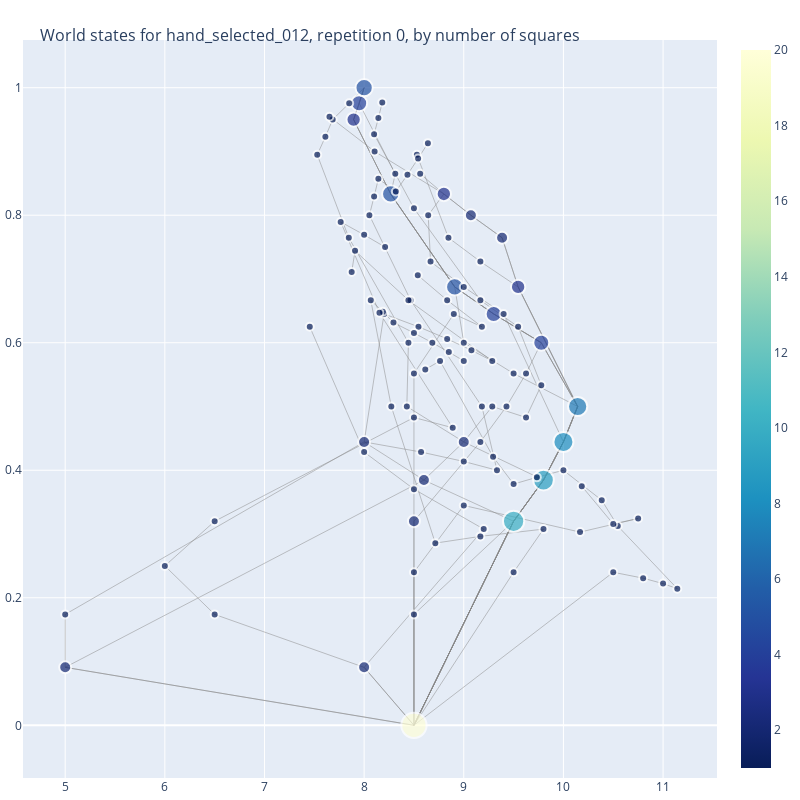

Notebook code for this chart:
### Code cell
fig = go.Figure(data=[edge_trace, node_trace],
             layout=go.Layout(
                title='<br>World states for ' + str(target) +', repetition '+ str(rep) +', by number of squares',
                titlefont_size=16,
                showlegend=False,
                hovermode='closest',
                margin=dict(b=20,l=5,r=5,t=40),
                annotations=[ dict(
                    text="",
                    showarrow=False,
                    xref="paper", yref="paper",
                    x=0.005, y=-0.002 ) ])
                #xaxis=dict(showgrid=False, zeroline=False, showticklabels=False))
                #yaxis=dict(showgrid=False, zeroline=False, showticklabels=False))
                )

fig.update_layout(
    width=800,
    height=800
)

fig.show()

### Figure 1 — Plotly figure (JSON) as saved in the notebook; plotly's stock layout.template omitted (floating-point values rounded to 4 significant figures; data arrays with more than 128 entries replaced by an {"elided": "..."} marker saying what was removed)
{"data": [{"hoverinfo": "none", "line": {"color": "#888", "width": 0.5}, "mode": "lines", "type": "scatter", "x": {"elided": "564 float values"}, "y": {"elided": "564 float values"}}, {"hoverinfo": "text", "marker": {"color": [20, 10, 2, 1, 1, 1, 1, 9, 1, 2, 1, 1, 8, 1, 2, 1, 2, 1, 1, 7, 1, 1, 1, 1, 1, 1, 1, 4, 1, 1, 1, 1, 1, 4, 1, 1, 1, 5, 1, 1, 1, 3, 1, 1, 1, 1, 1, 5, 3, 1, 1, 1, 3, 1, 1, 1, 1, 1, 1, 4, 1, 1, 1, 1, 5, 1, 1, 1, 1, 2, 2, 1, 1, 1, 1, 1, 1, 1, 1, 1, 1, 1, 1, 1, 1, 1, 1, 1, 1, 1, 1, 1, 1, 1, 1, 1, 1, 1, 1, 1, 2, 1, 1, 1, 1, 1, 1, 1, 1, 1, 1, 1, 1, 1, 2, 1, 1, 1, 1, 1, 1, 1, 1, 1], "colorscale": [[0, "rgb(255,255,217)"], [0.125, "rgb(237,248,177)"], [0.25, "rgb(199,233,180)"], [0.375, "rgb(127,205,187)"], [0.5, "rgb(65,182,196)"], [0.625, "rgb(29,145,192)"], [0.75, "rgb(34,94,168)"], [0.875, "rgb(37,52,148)"], [1, "rgb(8,29,88)"]], "line": {"width": 2}, "reversescale": true, "showscale": true, "size": [25.29, 21.29, 12, 8, 8, 8, 8, 20.68, 8, 12, 8, 8, 20, 8, 12, 8, 12, 8, 8, 19.23, 8, 8, 8, 8, 8, 8, 8, 16, 8, 8, 8, 8, 8, 16, 8, 8, 8, 17.29, 8, 8, 8, 14.34, 8, 8, 8, 8, 8, 17.29, 14.34, 8, 8, 8, 14.34, 8, 8, 8, 8, 8, 8, 16, 8, 8, 8, 8, 17.29, 8, 8, 8, 8, 12, 12, 8, 8, 8, 8, 8, 8, 8, 8, 8, 8, 8, 8, 8, 8, 8, 8, 8, 8, 8, 8, 8, 8, 8, 8, 8, 8, 8, 8, 8, 12, 8, 8, 8, 8, 8, 8, 8, 8, 8, 8, 8, 8, 8, 12, 8, 8, 8, 8, 8, 8, 8, 8, 8]}, "mode": "markers", "type": "scatter", "x": [8.5, 9.5, 8.5, 10.5, 6.5, 8.5, 9.5, 9.8, 9.2, 8.6, 10.8, 9.8, 10, 8.5, 9, 11, 8, 9.167, 9.167, 10.14, 8, 9.286, 8.429, 11.14, 8.571, 9.429, 8.714, 9.778, 9.778, 8.444, 9, 8.889, 9.333, 9.3, 8.9, 9.4, 8.2, 8.909, 7.455, 9.545, 9.182, 9.545, 10.55, 9.182, 9, 8.273, 8.545, 8.267, 8.8, 9.733, 8.467, 8.067, 7.895, 7.684, 8.105, 8.211, 8.053, 10.18, 8.684, 7.95, 8.1, 7.85, 8.1, 8.85, 8, 8.143, 8.762, 8.143, 9, 8, 5, 8.5, 6.5, 5, 9.625, 8.5, 9.5, 8.5, 9, 9.625, 9, 9.167, 8.833, 9.167, 10.17, 8.667, 8.833, 8.5, 9.5, 8.312, 10.75, 8.188, 8.562, 8.182, 8.614, 8.318, 7.909, 8.538, 8.846, 7.846, 9.385, 10.38, 8.154, 9.077, 8.529, 7.529, 9.294, 7.765, 10.5, 8.294, 7.611, 8, 8.5, 8.444, 9.071, 10, 8.643, 9.286, 7.652, 8.435, 6, 8.542, 7.875, 8.64], "y": [0, 0.32, 0.32, 0.24, 0.32, 0.24, 0.24, 0.3846, 0.3077, 0.3846, 0.2308, 0.3077, 0.4444, 0.3704, 0.4444, 0.2222, 0.4444, 0.4444, 0.2963, 0.5, 0.4286, 0.5, 0.5, 0.2143, 0.4286, 0.5, 0.2857, 0.6, 0.5333, 0.6, 0.6, 0.4667, 0.4, 0.6452, 0.6452, 0.6452, 0.6452, 0.6875, 0.625, 0.625, 0.625, 0.6875, 0.3125, 0.5, 0.6875, 0.5, 0.625, 0.8333, 0.8333, 0.3889, 0.6667, 0.6667, 0.95, 0.95, 0.9, 0.75, 0.8, 0.375, 0.6, 0.9756, 0.9268, 0.9756, 0.8293, 0.5854, 1, 0.9524, 0.5714, 0.8571, 0.5714, 0.09091, 0.09091, 0.1739, 0.1739, 0.1739, 0.4828, 0.5517, 0.5517, 0.4828, 0.4138, 0.5517, 0.3448, 0.6667, 0.6667, 0.7273, 0.303, 0.7273, 0.6061, 0.8108, 0.3784, 0.8649, 0.3243, 0.6486, 0.8649, 0.9767, 0.5581, 0.8372, 0.7442, 0.7059, 0.7647, 0.7647, 0.7647, 0.3529, 0.6471, 0.5882, 0.8947, 0.8947, 0.4211, 0.7895, 0.3158, 0.6316, 0.9231, 0.7692, 0.6154, 0.6667, 0.8, 0.4, 0.8, 0.5714, 0.9545, 0.8636, 0.25, 0.8889, 0.7111, 0.913]}], "layout": {"annotations": [{"showarrow": false, "text": "", "x": 0.005, "xref": "paper", "y": -0.002, "yref": "paper"}], "height": 800, "hovermode": "closest", "margin": {"b": 20, "l": 5, "r": 5, "t": 40}, "showlegend": false, "title": {"font": {"size": 16}, "text": "<br>World states for hand_selected_012, repetition 0, by number of squares"}, "width": 800}}
